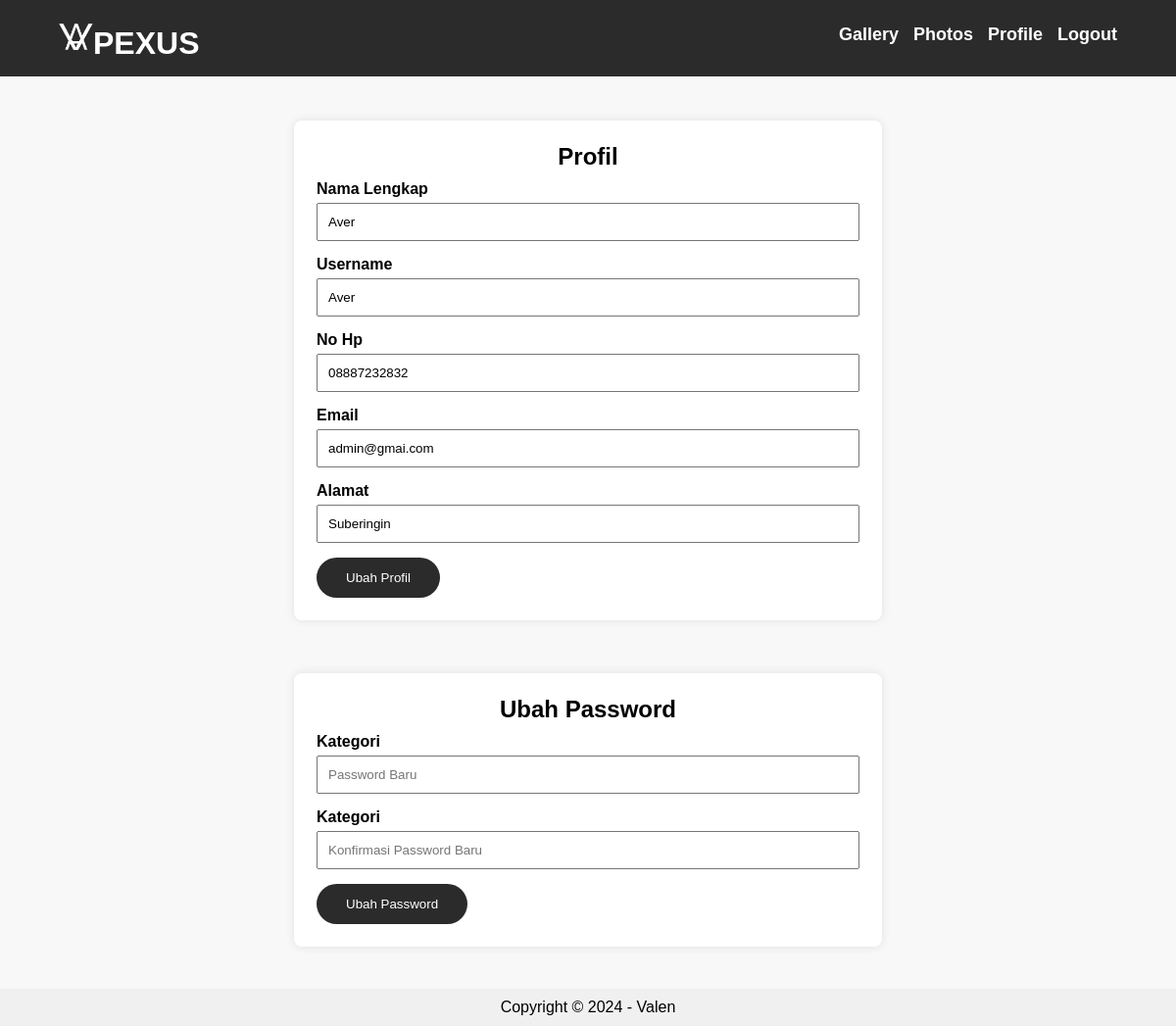
The page /profil.php (signed in) on the database its author committed.
### tables this page shows
CREATE TABLE `user` (
  `admin_id` int NOT NULL,
  `admin_name` varchar(50) NOT NULL,
  `username` varchar(50) NOT NULL,
  `password` varchar(100) NOT NULL,
  `admin_telp` varchar(20) NOT NULL,
  `admin_email` varchar(50) NOT NULL,
  `admin_address` text NOT NULL
);

### profil.php (the view, shortened to what this page needs)
<?php
include 'db.php';
$query = mysqli_query($conn, "SELECT * FROM user WHERE admin_id ='" . $_SESSION['id'] . "'");
$d = mysqli_fetch_object($query);
?>
<body>
	<?php
	include('header.php');
	?>
	<div class="section">
		<div class="container5">
			<div class="boxp">
				<div class="namatambah">
					<h2>Profil</h2>
				</div>
				<form action="" method="POST">
					<div class="textlogin">
						<h4>Nama Lengkap</h4>
					</div>
					<input type="text" name="nama" placeholder="Nama Lengkap" class="input-control" value="<?php echo $d->admin_name ?>" required>
					<div class="textlogin">
						<h4>Username</h4>
					</div>
					<input type="text" name="user" placeholder="Username" class="input-control" value="<?php echo $d->username ?>" required>
					<div class="textlogin">
						<h4>No Hp</h4>
					</div>
					<input type="text" name="hp" placeholder="No Hp" class="input-control" value="<?php echo $d->admin_telp ?>" required>
					<div class="textlogin">
						<h4>Email</h4>
					</div>
					<input type="email" name="email" placeholder="Email" class="input-control" value="<?php echo $d->admin_email ?>" required>
					<div class="textlogin">
						<h4>Alamat</h4>
					</div>
					<input type="text" name="alamat" placeholder="Alamat" class="input-control" value="<?php echo $d->admin_address ?>" required>
					<input type="submit" name="submit" value="Ubah Profil" class="btn3">
				</form>
			</div>
			<br><br><br>
			<div class="boxp">
				<div class="namatambah">
					<h2>Ubah Password
					</h2>
				</div>
				<form action="" method="POST">
					<div class="textlogin">
						<h4>Kategori</h4>
					</div>
					<input type="password" name="pass1" placeholder="Password Baru" class="input-control" required>
					<div class="textlogin">
						<h4>Kategori</h4>
					</div>
					<input type="password" name="pass2" placeholder="Konfirmasi Password Baru" class="input-control" required>
					<input type="submit" name="ubah_password" value="Ubah Password" class="btn3">
				</form>
			</div>
		</div>
	</div>
	<br>
	<?php
	include('footer.php');
	?>
</body>
</html>

### css/style.css (style rules this page uses)
* { padding:0; margin:0; font-family:'poppins', sans-serif; }
body { background-color:#f8f8f8; }
.namatambah { text-align: center; margin-bottom: 10px; }
.input-control { width:100%; padding:10px; margin-bottom:15px; box-sizing:border-box; }
.section { padding:25px 0; }
body { font-family: 'poppins', sans-serif; }
.section { margin-top: 20px; }
.container5 { max-width: 600px; margin: 0 auto; }
.boxp { background-color: #fff; padding: 23px; border-radius: 8px; box-shadow: 0 0 10px rgba(0, 0, 0, 0.1); }
.btn3 { background-color: #2b2b2b; color: #fff; padding: 13px 30px; border: none; border-radius: 30px; cursor: pointer; }
.textlogin { margin-bottom: 5px; }

### rows shown on the page
user: nama "Aver", user "Aver", hp "08887232832", email "admin@gmai.com", alamat "Suberingin"
